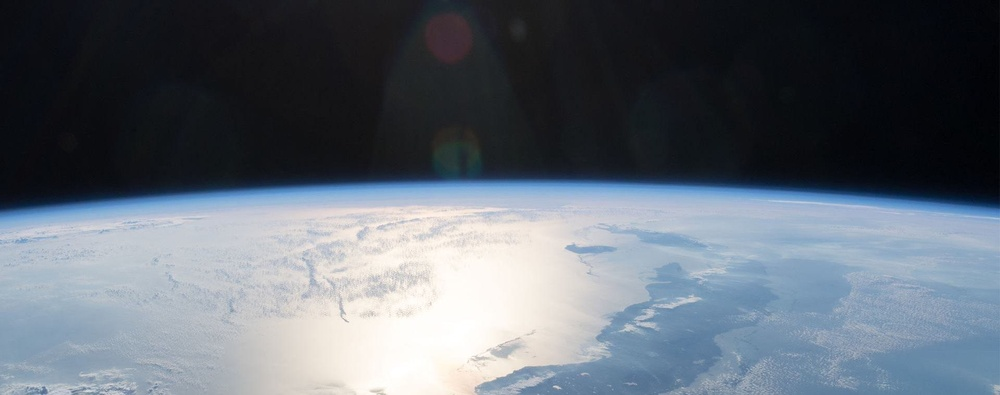
#> input picture LEO_Resized/R:31100433_135902750597095_9112045475225141248_o-e1568207524271.jpg, 1000 x 395 px, shrunk from 1920 x 758 before the run; its folder holds 4 pictures in this run
$ python AK_MaskConversion.py
#> lines starting #> are read from the running program, lines starting #| are printed output that depends on the picture; after the words box and inside, x2 and y2 are one past the last pixel; in counts of white or black regions, pixels touching at a corner belong together
### AK_HighContrastEffect.py
def high_contrast_effect_1(path, image, result_name, low, high):
#> called with path = 'LEO_Resized'
    import cv2, numpy as np
    from PIL import Image

    print(path + '/' + image)

    img = cv2.imread(path + '/' + image)
#> img is the input picture: shape (395, 1000, 3); mean B, G, R 114.9, 105.2, 97.1

    if img is None:
        #print(f"Error: Unable to load image at {path}/{image}")
        return

    hsv = cv2.cvtColor(img, cv2.COLOR_BGR2HSV)
#> hsv: shape (395, 1000, 3); mean H, S, V 97.4, 64.9, 116.7

    b1 = low
    b2 = high

    # define range of blue color in HSV
    low_color = np.array(b1, np.uint8)
    high_color = np.array(b2, np.uint8)

    # Create a mask. Threshold the HSV image to get only yellow colors
    mask = cv2.inRange(hsv, low_color, high_color)
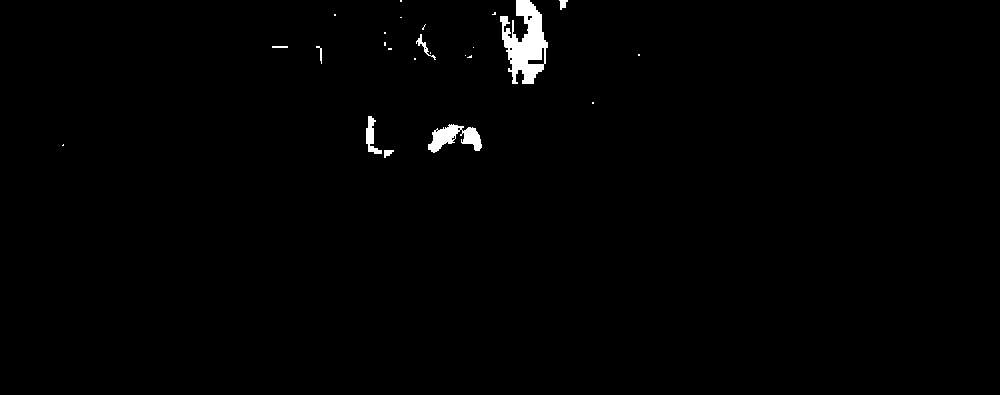
#> mask: shape (395, 1000); 0.93% white; 24 white regions (16 under 20 px), largest, box (x1, y1, x2, y2) and area: (500, 0, 548, 84) 2246, (428, 124, 482, 153) 811, (366, 116, 382, 154) 276

    return cv2.imwrite(result_name, mask)


# [38 lines left out: function high_contrast_effect_2, not called in this run]

### AK_MaskConversion.py
import os
import AK_HighContrastEffect as hce

directory = "LEO_Resized"
files = os.listdir(directory)
#print(files)
path = "/Users/Arush/Documents/GitHub/Image-Processing/"
for file in files:
    hce.high_contrast_effect_1(directory, file, path + "LEO_Masks/MASK " + file, [0,0,0],[60,60,60])
#> pass 2 of the loop `for file in files:`:
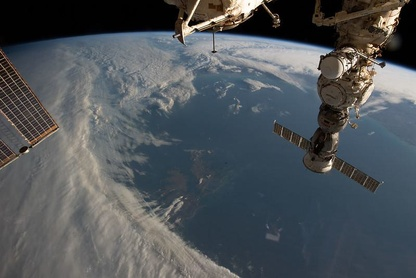
#> input picture LEO_Resized/R:53024834991_8e44e81e44_c.jpg, 416 x 278 px, shrunk from 799 x 533 before the run
#> in high_contrast_effect_1, img is the input picture: shape (278, 416, 3); mean B, G, R 88.9, 84.8, 79.5
#> hsv: shape (278, 416, 3); mean H, S, V 71.2, 62.3, 93.7
#> in high_contrast_effect_1 (call 2), `mask = cv2.inRange(hsv, low_color, high_color)`:
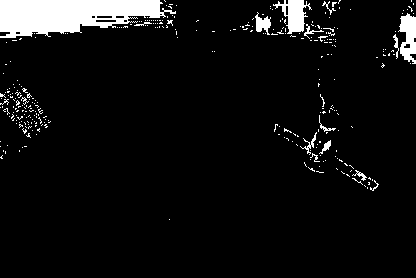
#> mask: shape (278, 416); 6.3% white; 307 white regions (291 under 20 px), largest, box (x1, y1, x2, y2) and area: (0, 0, 176, 38) 4474, (273, 0, 312, 34) 628, (398, 13, 416, 64) 584
#> pass 3 of the loop `for file in files:`:
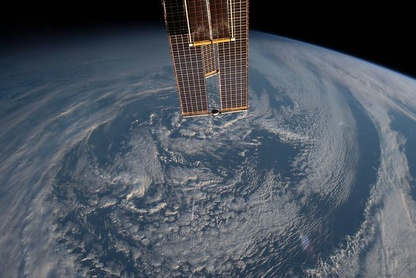
#> input picture LEO_Resized/R:53026977596_0e8642f582_c.jpg, 416 x 278 px, shrunk from 799 x 533 before the run
#> in high_contrast_effect_1, img is the input picture: shape (278, 416, 3); mean B, G, R 94.2, 84, 76.1
#> hsv: shape (278, 416, 3); mean H, S, V 91.7, 63.3, 96.1
#> in high_contrast_effect_1 (call 3), `mask = cv2.inRange(hsv, low_color, high_color)`:
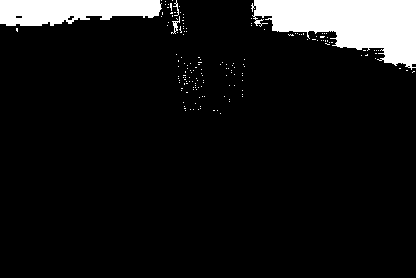
#> mask: shape (278, 416); 9% white; 162 white regions (158 under 20 px), largest, box (x1, y1, x2, y2) and area: (251, 0, 416, 70) 6801, (0, 0, 162, 26) 3283, (171, 16, 180, 34) 53, (173, 0, 179, 16) 30
#> the loop made 4 passes; the first 3 are shown
